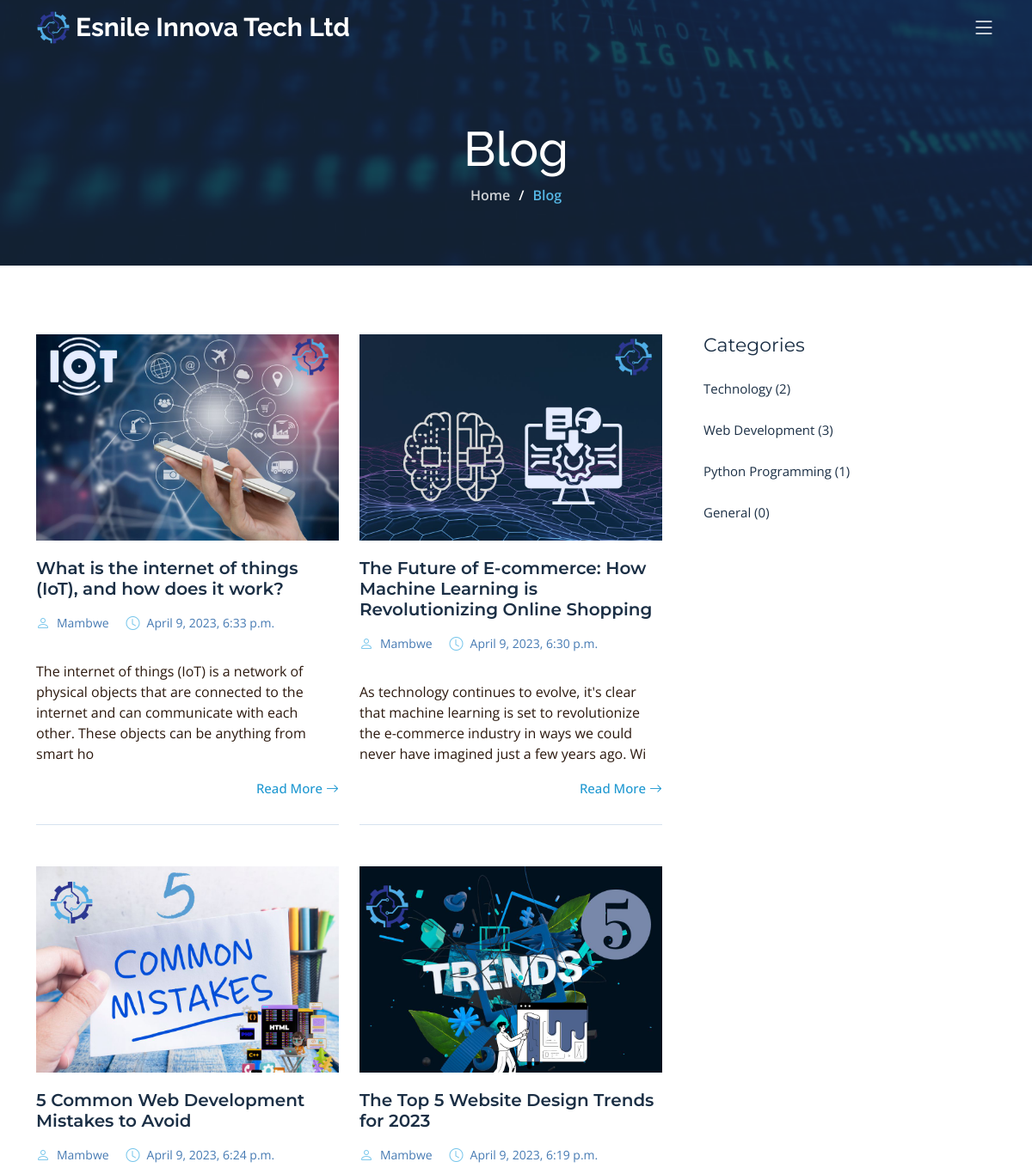
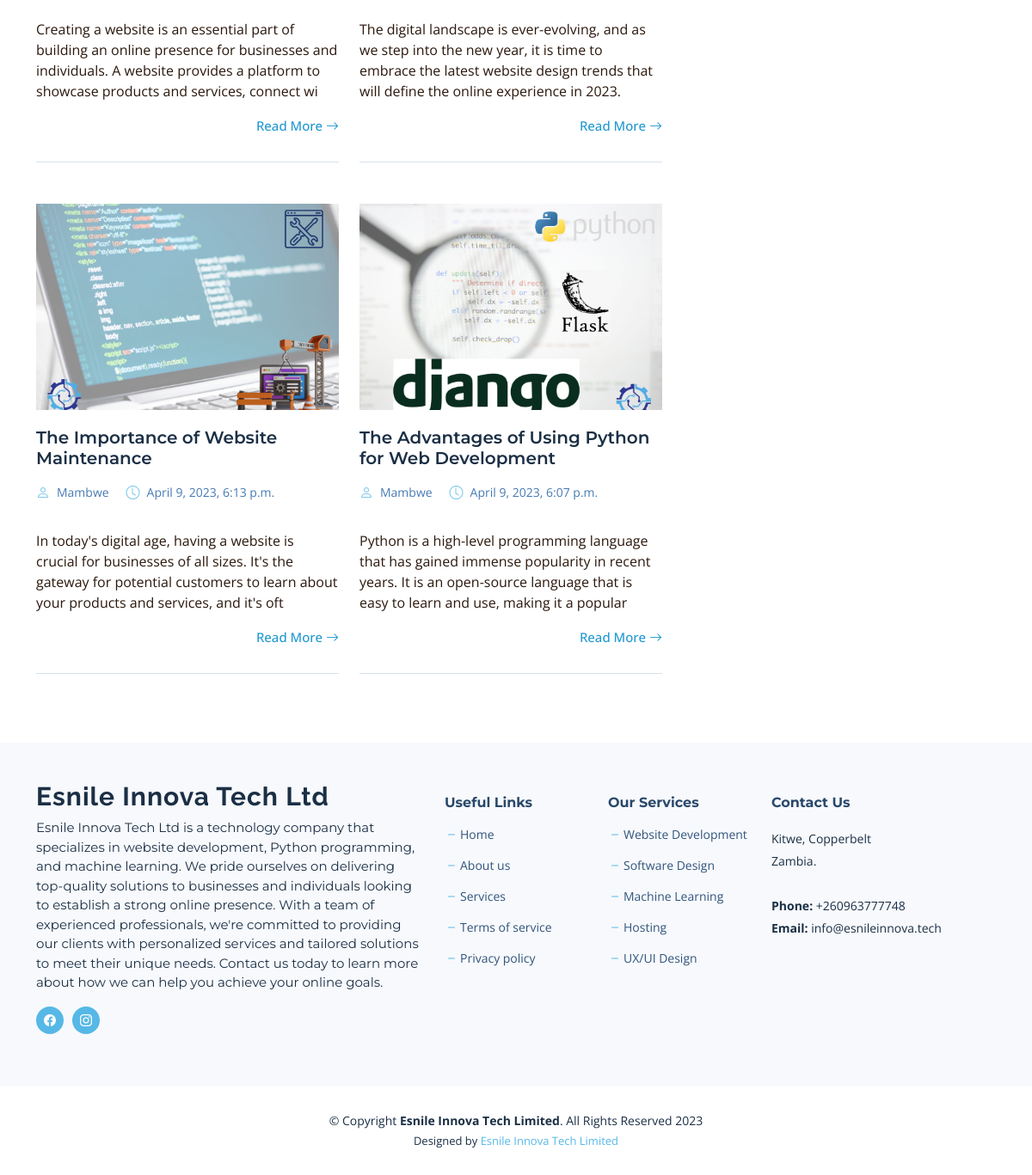
Screenshot of /blog/ with the database file from the repository (2 pictures, top to bottom).
### esnileupgrade/models.py (models this page shows, shortened)
class Post(models.Model):
    title = models.CharField(max_length=255)
    title_tag = models.CharField(max_length=255, default="Esnile Innova Tech Ltd")
    author = models.ForeignKey(User, on_delete=models.CASCADE, default=1)
    slug = models.SlugField()
    image = models.ImageField(null=True, blank=True, upload_to='blog_images/')
    intro = models.TextField()
    body = models.TextField()
    category = models.CharField(max_length=255)
    date_added = models.DateTimeField(auto_now_add=True)

class Category(models.Model):
    name = models.CharField(max_length=255)
    def __str__(self):
        return self.name
    def post_count(self):
        return Post.objects.filter(category=self).count()

### esnileupgrade/views.py (the view)
# urls.py: path('blog/', Blog.as_view(), name='blog_home'),
class Blog(ListView):
    model = Post
    template_name = 'blog/post_list.html'
    ordering = ['-date_added']
    paginate_by = 6
    def get_context_data(self, **kwargs):
        context = super().get_context_data(**kwargs)
        posts = context['object_list']
        paginator = Paginator(posts, self.paginate_by)
        page = self.request.GET.get('page')
        page_obj = paginator.get_page(page)
        categories = Category.objects.all()
        context['page_obj'] = page_obj
        context['categories'] = categories
        return context

### esnileupgrade/templates/blog/post_list.html (shortened to what this page needs)
{% extends 'blog/base.html'%}
{% load static %}
{% block content %}
<div class="breadcrumbs d-flex align-items-center" style="background-image: url('../static/img/blog-header.jpg');">
  <div class="container position-relative d-flex flex-column align-items-center">
    <h2>Blog</h2>
    <ol>
      <li><a href="{% url 'home' %}">Home</a></li>
      <li>Blog</li>
    </ol>
  </div>
</div>
  <section id="blog" class="blog">
    <div class="container" data-aos="fade-up">
      <div class="row g-5">
        <div class="col-lg-8" data-aos="fade-up" data-aos-delay="200">
          <div class="row gy-5 posts-list">
            {% for post in object_list %}
            <div class="col-lg-6">
              <article class="d-flex flex-column">
                {% if post.image %}
                <div class="post-img"><img src="{{post.image.url}}"  class="img-fluid" alt=""></div>
                {% endif %}
                <h2 class="title">
                  <a href="{% url 'post_detail' post.slug %}">{{ post.title }}</a>
                </h2>
                <div class="meta-top">
                  <ul>
                    <li class="d-flex align-items-center"><i class="bi bi-person"></i> <a href="{% url 'post_detail' post.slug %}">{{post.author.first_name}} </a></li>
                    <li class="d-flex align-items-center"><i class="bi bi-clock"></i> <a href="{% url 'post_detail' post.slug %}"><time datetime=" {{ post.date_added }}"> {{ post.date_added }}</time></a></li>
                  </ul>
                </div>
                <div class="content">
                  <p>
                    {{ post.body|slice:":200" | safe}}
                  </p>
                </div>
                <div class="read-more mt-auto align-self-end">
                  <a href="{% url 'post_detail' post.slug %}">Read More <i class="bi bi-arrow-right"></i></a>
                </div>
              </article>
            </div>
            {% endfor %}
          </div>
        </div>
        <div class="col-lg-4" data-aos="fade-up" data-aos-delay="300">
          <div class="sidebar">
            <h3 class="sidebar-title">Categories</h3>
            <div class="sidebar-item categories">
              <ul>
               {% for category in categories %}
               <br>
                <li><a href="{% url 'category' category.name %}">{{ category.name }} ({{ category.post_count }})</a></li>
                {% empty %}
                <li>No categories yet.</li>
                {% endfor %}
              </ul>
            </div>
          </div>
        </div>
      </div>
      </div>
    </div>
{% endblock %}

### esnileupgrade/templates/blog/base.html (shortened to what this page needs)
{% load static %}
<!DOCTYPE html>
<head>
  <link href="{% static 'vendor/bootstrap/css/bootstrap.min.css' %}" rel="stylesheet">
  <link href="{% static 'vendor/bootstrap-icons/bootstrap-icons.css' %}" rel="stylesheet">
  <link href="{% static 'vendor/aos/aos.css' %}" rel="stylesheet">
  <link href="{% static 'vendor/glightbox/css/glightbox.min.css' %}" rel="stylesheet">
  <link href="{% static 'vendor/swiper/swiper-bundle.min.css' %}" rel="stylesheet">
  <link href="{% static 'vendor/remixicon/remixicon.css' %}" rel="stylesheet">
  <link rel="stylesheet" type="text/css" href="{% static 'css/main.css' %}">
</head>
<body class="page-index">
    <div class="container-1">
        {% block content %}
        {% endblock %}
  <header id="header" class="header d-flex align-items-center fixed-top">
    <div class="container-fluid container-xl d-flex align-items-center justify-content-between">
      <a href="{% url 'home' %}" class="logo d-flex align-items-center">
        <img src="{% static 'img/logo.png' %}" alt="">
        <h1 class="d-flex align-items-center">Esnile Innova Tech Ltd</h1>
      </a>
      <i class="mobile-nav-toggle mobile-nav-show bi bi-list"></i>
    </div>
  </header>
<footer id="footer" class="footer">
    <div class="footer-content">
      <div class="container">
        <div class="row gy-4">
          <div class="col-lg-5 col-md-12 footer-info">
            <a href="" class="logo d-flex align-items-center">
              <span>Esnile Innova Tech Ltd</span>
            </a>
            <p>Esnile Innova Tech Ltd is a technology company that specializes in website development, Python programming, and machine learning. We pride ourselves on delivering top-quality solutions to businesses and individuals looking to establish a strong online presence. With a team of experienced professionals, we're committed to providing our clients with personalized services and tailored solutions to meet their unique needs. Contact us today to learn more about how we can help you achieve your online goals.</p>
            <div class="social-links d-flex  mt-3">
              <a href="https://www.facebook.com/esnileinnova/" class="facebook"><i class="bi bi-facebook"></i></a>
              <a href="https://www.instagram.com/esnileinnovatech/" class="instagram"><i class="bi bi-instagram"></i></a>
            </div>
          </div>
          <div class="col-lg-2 col-6 footer-links">
            <h4>Useful Links</h4>
            <ul>
              <li><i class="bi bi-dash"></i> <a href="">Home</a></li>
              <li><i class="bi bi-dash"></i> <a href="">About us</a></li>
              <li><i class="bi bi-dash"></i> <a href="">Services</a></li>
              <li><i class="bi bi-dash"></i> <a href="#">Terms of service</a></li>
              <li><i class="bi bi-dash"></i> <a href="#">Privacy policy</a></li>
            </ul>
          </div>
          <div class="col-lg-2 col-6 footer-links">
            <h4>Our Services</h4>
            <ul>
              <li><i class="bi bi-dash"></i> <a href="{% url 'services' %}">Website Development</a></li>
              <li><i class="bi bi-dash"></i> <a href="{% url 'services' %}">Software Design</a></li>
              <li><i class="bi bi-dash"></i> <a href="{% url 'services' %}">Machine Learning</a></li>
              <li><i class="bi bi-dash"></i> <a href="{% url 'services' %}">Hosting</a></li>
              <li><i class="bi bi-dash"></i> <a href="{% url 'services' %}">UX/UI Design</a></li>
            </ul>
          </div>
          <div class="col-lg-3 col-md-12 footer-contact text-center text-md-start">
            <h4>Contact Us</h4>
            <p>
              Kitwe, Copperbelt<br>
              Zambia. <br><br>
              <strong>Phone:</strong> +260963777748<br>
              <strong>Email:</strong> info@esnileinnova.tech<br>
            </p>
          </div>
        </div>
      </div>
    </div>
    <div class="footer-legal">
      <div class="container">
        <div class="copyright">
          &copy; Copyright <strong><span>Esnile Innova Tech Limited</span></strong>. All Rights Reserved <span id="current-year"></span>
        </div>
        <div class="credits">
          Designed by <a href="https://www.esnileinnova.tech">Esnile Innova Tech Limited</a>
        </div>
      </div>
    </div>
  </footer>
</body>

### rows the page displays
Post: image (picture), title "What is the internet of things (IoT), and how does it work?", author.first_name "Mambwe", date_added "April 9, 2023, 6:33 p.m.", body "The internet of things (IoT) is a network of physical objects that are connected to the internet and can communicate with each other. These objects can be anything from smart ho"
Post: image (picture), title "The Future of E-commerce: How Machine Learning is Revolutionizing Online Shopping", author.first_name "Mambwe", date_added "April 9, 2023, 6:30 p.m.", body "As technology continues to evolve, it's clear that machine learning is set to revolutionize the e-commerce industry in ways we could never have imagined just a few years ago. Wi"
Post: image (picture), title "5 Common Web Development Mistakes to Avoid", author.first_name "Mambwe", date_added "April 9, 2023, 6:24 p.m.", body "Creating a website is an essential part of building an online presence for businesses and individuals. A website provides a platform to showcase products and services, connect wi"
Post: image (picture), title "The Top 5 Website Design Trends for 2023", author.first_name "Mambwe", date_added "April 9, 2023, 6:19 p.m.", body "The digital landscape is ever-evolving, and as we step into the new year, it is time to embrace the latest website design trends that will define the online experience in 2023."
Post: image (picture), title "The Importance of Website Maintenance", author.first_name "Mambwe", date_added "April 9, 2023, 6:13 p.m.", body "In today's digital age, having a website is crucial for businesses of all sizes. It's the gateway for potential customers to learn about your products and services, and it's oft"
Post: image (picture), title "The Advantages of Using Python for Web Development", author.first_name "Mambwe", date_added "April 9, 2023, 6:07 p.m.", body "Python is a high-level programming language that has gained immense popularity in recent years. It is an open-source language that is easy to learn and use, making it a popular"
Category: name "Technology", post_count "2"
Category: name "Web Development", post_count "3"
Category: name "Python Programming", post_count "1"
Category: name "General", post_count "0"
